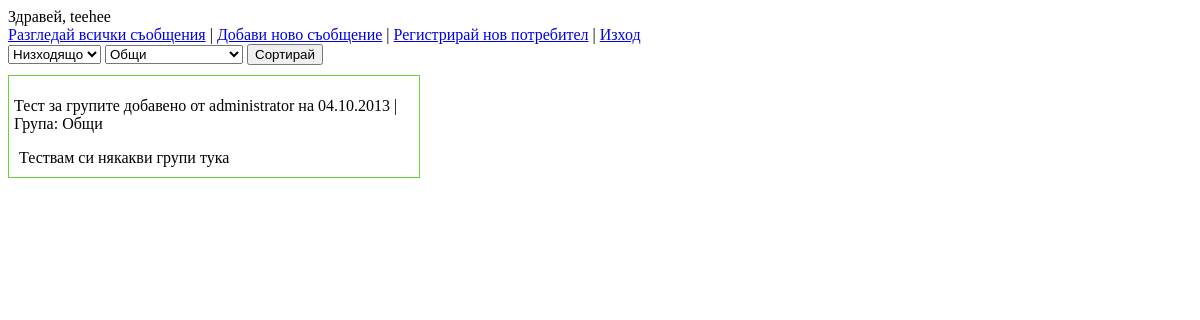
The app's page /messages.php?group=1 (signed in), older data.
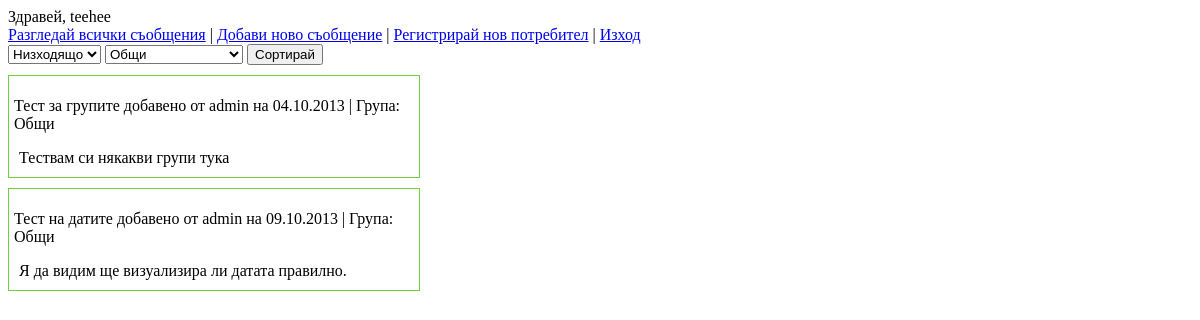
The same page, newer data.
### tables this page shows
CREATE TABLE `messages` (
  `msg_id` int(11) NOT NULL AUTO_INCREMENT,
  `msg_name` varchar(50) NOT NULL,
  `msg_body` varchar(250) NOT NULL,
  `msg_date` datetime NOT NULL,
  `added_by` varchar(20) NOT NULL,
  `group_id` int(2) NOT NULL,
  PRIMARY KEY (`msg_id`),
  UNIQUE KEY `msg_id_UNIQUE` (`msg_id`),
  UNIQUE KEY `msg_name_UNIQUE` (`msg_name`)
);

### includes/constants.php (called while the page is built)
<?php
$groups = array(0 => "Всички", 1 => "Общи", 2 => "Купувам/продавам", 3 => "Новини", 4 => "Тест");
$sortOptions = array('desc' => 'Низходящо', 'asc' => 'Възходящо');

### messages.php (the view, shortened to what this page needs)
<?php
include 'includes' . DIRECTORY_SEPARATOR . 'header.php';
if (isset($_SESSION['isLogged'])) {
    $order = 'desc';
    $groupSort = '';
    if (isset($_GET['sortType']) || isset($_GET['group'])) {
        $group = (int)$_GET['group'];
        $order = $_GET['sortType'];
        if ((int)$_GET['group'] != 0) {
            $groupSort = " WHERE group_id = $group";
        }
    }
    ?>
    <div>
        <form method="GET" name="sortForm">
            <select name="sortType">
                <?php
                foreach ($sortOptions as $key => $val) {
                    $selected = '';
                    echo '<option value="' . $key . '"' . $selected . '>' . $val . '</option>';
                }
                ?>
            </select>
            <select name="group">
                <?php
                foreach ($groups as $key => $val) {
                    $selected = '';
                    if ($key == $group) {
                        $selected = 'selected';
                    }
                    echo '<option value="' . $key . '"' . $selected . '>' . $val . '</option>';
                }
                ?>
            </select>
            <input type="submit" name="sort" value="Сортирай">
        </form>
    </div>
    <?php
    $query = "SELECT * FROM messages";
    $query .= $groupSort . " ORDER BY msg_date $order";
    $result = mysqli_query($connection, $query);
    while ($row = mysqli_fetch_assoc($result)) {
        $msgName = $row['msg_name'];
        $msgBody = $row['msg_body'];
        $msgDate = strtotime($row['msg_date']);
        $msgDate = date('d.m.Y', $msgDate);
        $addedBy = $row['added_by'];
        $group = $row['group_id'];
        echo "<div style='border:1px solid #6fd03d; width:400px; margin-top:10px; padding:5px;'><p>$msgName добавено от $addedBy на $msgDate";
        echo " | Група: $groups[$group]";
        echo "</p>";
        echo "<p style='margin: 5px; word-wrap:break-word;'>$msgBody</p></div>";
    }
} else {
    header('Location: index.php');
    exit();
}

### includes/header.php (shortened to what this page needs)
<?php
    include 'constants.php';
?>
<!doctype html>
<html lang="en-US">
<head>
</head>
<body>
<?php
    if(isset($_SESSION['isLogged'])) {
        ?>
        <div>Здравей, <?= $_SESSION['username'] ?></div>
        <a href="messages.php">Разгледай всички съобщения</a> |
        <a href="new_message.php">Добави ново съобщение</a> |
        <a href="register.php">Регистрирай нов потребител</a> |
        <a href="logout.php">Изход</a>
        <?php
    }

Row changes from the older to the newer data that the page shows:
changed messages "Тест за групите": added_by "administrator" → "admin"
added messages: msg_name "Тест на датите", added_by "admin", msg_date "09.10.2013", group "Общи", msg_body "Я да видим ще визуализира ли датата правилно."
